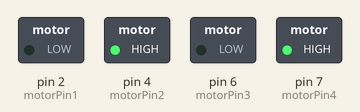
Simulated run of this sketch. Board: Arduino Uno, built with avr-gcc and run on an emulated ATmega328P. Shown: switched loads named in the sketch (green lamp = pin HIGH).

Above: at 0.1 s.
Timing chart, 0 to 1.6 s (numbered marks = the images above):
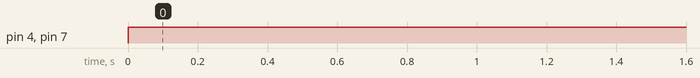

The sketch:

Robokit_Firmwire.ino
```cpp
// Motor connections
int motorPin1 = 2;  // Connected to IN1 on the motor driver
int motorPin2 = 4;  // Connected to IN2 on the motor driver
int motorPin3 = 6;
int motorPin4 = 7;

void setup() {
  // Set the motor control pins as outputs
  pinMode(motorPin1, OUTPUT);
  pinMode(motorPin2, OUTPUT);
   pinMode(motorPin4, OUTPUT);
  pinMode(motorPin3, OUTPUT);
}

void loop() {

  // Run the motor in the opposite direction
  digitalWrite(motorPin1, LOW);
  digitalWrite(motorPin2, HIGH);
    digitalWrite(motorPin3, LOW);
  digitalWrite(motorPin4, HIGH);


}
```

Measured:
- by itself, pin 4 (motorPin2), pin 7 (motorPin4): LOW → HIGH at 0.00 s
